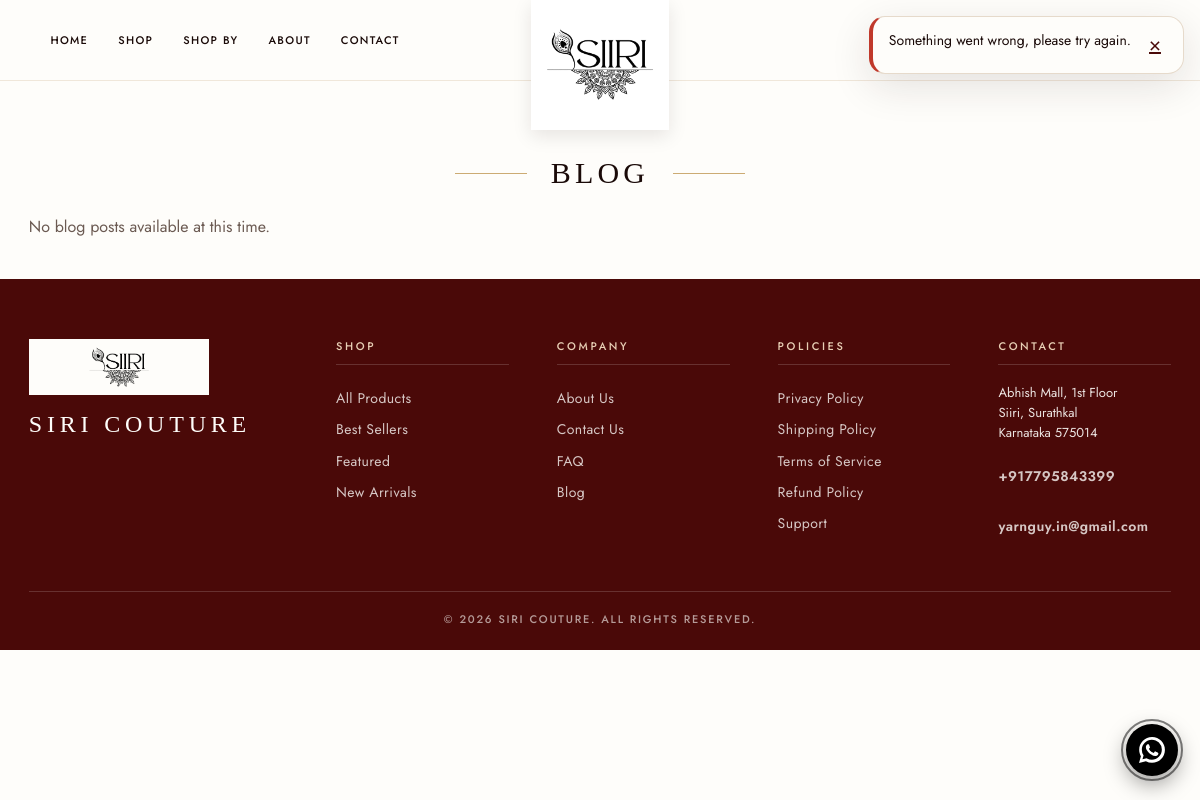
Screenshot of /blog/ with the database file from the repository.
### core/models.py (models this page shows, shortened)
class TimeStampedModel(models.Model):
    created_at = models.DateTimeField(
        auto_now_add=True,
        db_index=True,
        verbose_name="Created at",
        help_text="Timestamp when this record was first created.",
    )
    updated_at = models.DateTimeField(
        auto_now=True,
        db_index=True,
        verbose_name="Updated at",
        help_text="Timestamp when this record was last modified.",
    )
    class Meta:
        abstract = True

class SiteSettings(TimeStampedModel):
    site_name = models.CharField(max_length=120, default="SIRI COUTURE")
    logo = models.ImageField(upload_to="site/", blank=True, null=True, verbose_name="Logo")
    primary_color = models.CharField(max_length=7, default="#0369A1")
    secondary_color = models.CharField(max_length=7, default="#0B1220")
    font_family = models.CharField(max_length=120, default="Inter, sans-serif")
    facebook_url = models.URLField(blank=True)
    instagram_url = models.URLField(blank=True)
    twitter_url = models.URLField(blank=True)
    whatsapp_number = models.CharField(max_length=20, blank=True)
    store_address = models.TextField(
        blank=True,
        verbose_name="Store address",
        help_text="Physical store address shown in the footer, contact page, and about page.",
    )
    vendor_email = models.EmailField(
        blank=True,
        verbose_name="Vendor Email",
        help_text="Email address to receive quote requests and contact inquiries.",
    )
    order_notification_email = models.EmailField(
        blank=True,
        verbose_name="Order Notification Email",
        help_text="Email address to notify whenever a new order is placed. Leave blank to disable.",
    )
    default_currency = models.ForeignKey(
        Currency,
        on_delete=models.PROTECT,
        null=True,
        blank=True,
        related_name="+",
    )
    default_language = models.CharField(max_length=5, default="en")
    tax_rate_percent = models.DecimalField(max_digits=5, decimal_places=2, default=0)
    cod_delivery_charge = models.DecimalField(max_digits=10, decimal_places=2, default=50, verbose_name="COD Delivery Charge")
    card_gateway_public_key_env = models.CharField(
        max_length=80,
        default="CARD_GATEWAY_PUBLIC_KEY",
        help_text="Environment variable name for the card gateway public key.",
    )
    qatar_gateway_public_key_env = models.CharField(
        max_length=80,
        default="QATAR_GATEWAY_PUBLIC_KEY",
        blank=True,
    )
    order_email_template_slug = models.CharField(max_length=80, default="order-status")
    whatsapp_template_slug = models.CharField(max_length=80, default="order-whatsapp")
    razorpay_key_id = models.CharField(
        max_length=120,
        blank=True,
        verbose_name="Razorpay Key ID",
        help_text="Razorpay Key ID / Test Key ID for payment processing.",
    )
    razorpay_key_secret = models.CharField(
        max_length=120,
        blank=True,
        verbose_name="Razorpay Key Secret",
        help_text="Razorpay Key Secret / Test Key Secret for payment signature verification.",
    )
    site_tagline = models.CharField(
        max_length=80,
        blank=True,
        verbose_name="Tagline",
        help_text="Short line shown under the logo in the header (e.g. the brand strapline). Leave blank to hide.",
    )
    announcement_messages = models.TextField(
        blank=True,
        verbose_name="Announcement bar messages",
        help_text=(
            "One message per line, shown in the bar at the top of the storefront. Optionally start a line with an "
            "icon name and a colon, e.g. 'truck: Your text'. Icons: truck, shield, globe, star, headset, return, "
            "card, gift, heart, leaf, weave. Leave blank to hide the bar."
        ),
    )
    delivery_integration_enabled = models.BooleanField(
        default=True,
        verbose_name="Delivery Integration",
        help_text=(
            "ON: courier (Delhivery) shipments, tracking and webhooks work as usual. "
            "OFF: all courier UI is hidden and shipment status is updated manually from the dashboard."
        ),
    )
    featured_label = models.CharField(
        max_length=40,
        default="Featured",
        verbose_name="Featured label",
        help_text="Display text for featured products — badge, filter, homepage section, and nav all use this.",
    )
    bestseller_label = models.CharField(
        max_length=40,
        default="Bestseller",
        verbose_name="Bestseller label",
        help_text="Display text for bestseller products — badge, filter, homepage section, and nav all use this.",
    )
    new_arrival_label = models.CharField(
        max_length=40,
        default="New Arrivals",
        verbose_name="New arrivals label",
        help_text="Display text for new arrival products — badge, filter, homepage section, and nav all use this.",
    )
    brands_enabled = models.BooleanField(default=False, verbose_name="Brands")
    subscriptions_enabled = models.BooleanField(default=False, verbose_name="Subscriptions")
    rentals_enabled = models.BooleanField(default=False, verbose_name="Rentals")
    gift_builder_enabled = models.BooleanField(default=False, verbose_name="Gift builder")
    newsletter_enabled = models.BooleanField(default=True, verbose_name="Newsletter")
    class Meta:
        verbose_name = "Site settings"
        verbose_name_plural = "Site settings"

### core/views.py (the view)
# urls.py: path("blog/", views.blog_view, name="blog"),
@require_GET
def blog_view(request: HttpRequest) -> HttpResponse:
    context = seo_context(
        request=request,
        title=f'{_("Blog")} | {get_site_settings().site_name}',
        description=_("Read our latest news and mobile technology articles."),
    )
    from cms.models import BlogPost
    context["blogs"] = BlogPost.objects.filter(is_published=True)
    return render(request, "core/blog.html", context)

### core/templates/core/blog.html (shortened to what this page needs)
{% extends "base.html" %}
{% load i18n %}
{% block content %}
<div class="container page-container py-4">
  <h1 class="section-title mb-4">{% trans "Blog" %}</h1>
  <div class="row row-cols-1 row-cols-md-2 row-cols-lg-3 g-4">
    {% for blog in blogs %}
    <div class="col">
      <div class="card h-100 shadow-sm border-0">
        {% if blog.og_image %}
          <img src="{{ blog.og_image.url }}" class="card-img-top" alt="{{ blog.title }}" style="height: 200px; object-fit: cover;">
        {% endif %}
        <div class="card-body">
          <h5 class="card-title fw-bold">{{ blog.title }}</h5>
          <p class="text-muted small mb-3">Published: {{ blog.publish_at|date:"F j, Y" }}</p>
          <div class="card-text">
            {% if blog.excerpt %}
              {{ blog.excerpt }}
            {% else %}
              {{ blog.body|striptags|truncatewords:20 }}
            {% endif %}
          </div>
        </div>
      </div>
    </div>
    {% empty %}
    <div class="col-12">
      <p class="text-muted">{% trans "No blog posts available at this time." %}</p>
    </div>
    {% endfor %}
  </div>
</div>
{% endblock %}

### templates/includes/header.html (shortened to what this page needs)
{% load i18n static storefront_tags %}
<header class="site-header jm-header sticky-top siri-hd">
  <div class="siri-hd__main">
    <div class="siri-hd__inner">
      <div class="siri-hd__start">
        <nav class="siri-nav d-none d-lg-block" aria-label="{% trans 'Primary' %}">
          <ul class="siri-nav__links">
            <li><a class="siri-nav__link {% if request.resolver_match.url_name == 'homepage' %}is-active{% endif %}"
                href="{% url 'cms:homepage' %}">{% trans "Home" %}</a></li>
            <li><a class="siri-nav__link {% if request.resolver_match.url_name == 'plp' %}is-active{% endif %}"
                href="{% url 'catalog:plp' %}">{% trans "Shop" %}</a></li>
            <li class="siri-nav__item siri-nav__item--menu">
              <a class="siri-nav__link {% if request.resolver_match.url_name == 'plp-collection' %}is-active{% endif %}"
                href="{% url 'catalog:plp' %}">{% trans "Shop By" %}</a>
            </li>
            <li><a class="siri-nav__link {% if request.resolver_match.url_name == 'about-us' %}is-active{% endif %}"
                href="{% url 'core:about-us' %}">{% trans "About" %}</a></li>
            <li><a class="siri-nav__link {% if request.resolver_match.url_name == 'contact-us' %}is-active{% endif %}"
                href="{% url 'core:contact-us' %}">{% trans "Contact" %}</a></li>
          </ul>
        </nav>
      </div>
      <div class="siri-logo-card">
        <a class="siri-logo-card__link" href="{% url 'cms:homepage' %}" aria-label="{{ site_settings.site_name }}">
          {% if site_settings.logo %}
          <img src="{{ site_settings.logo.url }}" alt="" class="siri-logo-card__img">
          {% else %}
          <span class="siri-logo-card__text">{{ site_settings.site_name }}</span>
          {% endif %}
        </a>
      </div>
      <div class="siri-hd__end">
        <div class="jm-search-nudge">
          <button type="button" class="siri-action jm-search-nudge__btn" id="mobile-search-open"
            aria-label="{% trans 'Search' %}" aria-controls="mobile-search-overlay" aria-expanded="false"
            aria-describedby="jm-search-nudge-tip">
          </button>
        </div>
        {% if user.is_authenticated %}
        <div class="dropdown d-none d-lg-block">
          <button class="siri-action dropdown-toggle" type="button" data-bs-toggle="dropdown" aria-expanded="false"
            aria-label="{% trans 'Account' %}">
            <svg viewBox="0 0 24 24" fill="none" stroke="currentColor" stroke-width="1.5" stroke-linecap="round"
              aria-hidden="true">
              <path d="M20 21v-2a4 4 0 0 0-4-4H8a4 4 0 0 0-4 4v2" />
              <circle cx="12" cy="7" r="4" />
            </svg>
          </button>
          <ul class="dropdown-menu dropdown-menu-end jm-dropdown">
            <li><a class="dropdown-item" href="{% url 'accounts:dashboard' %}">{% trans "My Account" %}</a></li>
            <li><a class="dropdown-item" href="{% url 'accounts:logout' %}">{% trans "Logout" %}</a></li>
          </ul>
        </div>
        {% else %}
        <a class="siri-action d-none d-lg-inline-flex"
          href="{% url 'accounts:login-email-otp' %}?next={{ request.get_full_path|urlencode }}"
          aria-label="{% trans 'Account' %}">
        </a>
        {% endif %}
        <a class="siri-action siri-action--wishlist d-none d-lg-inline-flex" id="jm-header-wishlist"
          href="{% url 'accounts:wishlist' %}" aria-label="{% trans 'Wishlist' %}">
        </a>
        <button class="siri-action siri-action--cart" type="button" data-bs-toggle="offcanvas"
          data-bs-target="#cartOffcanvas" aria-label="{% trans 'Cart' %}">
        </button>
      </div>
    </div>
  </div>
</header>
{% if site_settings.whatsapp_number %}
<a class="jm-wa-float"
  href="https://wa.me/{{ site_settings.whatsapp_number|cut:'+'|cut:' '|cut:'-' }}?text={{ wa_text|urlencode }}"
  target="_blank" rel="noopener noreferrer" aria-label="{% trans 'WhatsApp enquiry' %}">
  <span class="jm-wa-float__pulse" aria-hidden="true"></span>
</a>
{% endif %}

### templates/includes/footer.html (shortened to what this page needs)
{% load i18n static %}
<footer class="site-footer jm-footer">
  <div class="container">
    <div class="jm-footer__grid">
      <div class="jm-footer__brand">
        <div class="jm-footer__logo">
          <a href="{% url 'cms:homepage' %}" style="display: contents; color: inherit !important; text-decoration: none;">
            {% if site_settings.logo %}
              <img src="{{ site_settings.logo.url }}" alt="" height="44">
            {% endif %}
            <span>{{ site_settings.site_name }}</span>
          </a>
        </div>
      </div>
      <div>
        <h6>{% trans "Shop" %}</h6>
        <a href="{% url 'catalog:plp' %}">{% trans "All Products" %}</a>
        <a href="{% url 'catalog:plp' %}?bestseller=1">{% trans "Best Sellers" %}</a>
        <a href="{% url 'catalog:plp' %}?featured=1">{% trans "Featured" %}</a>
        <a href="{% url 'catalog:plp' %}?new_arrival=1">{% trans "New Arrivals" %}</a>
      </div>
      <div>
        <h6>{% trans "Company" %}</h6>
        <a href="{% url 'core:about-us' %}">{% trans "About Us" %}</a>
        <a href="{% url 'core:contact-us' %}">{% trans "Contact Us" %}</a>
        <a href="{% url 'core:faq' %}">{% trans "FAQ" %}</a>
        <a href="{% url 'core:blog' %}">{% trans "Blog" %}</a>
      </div>
      <div>
        <h6>{% trans "Policies" %}</h6>
        <a href="{% url 'core:privacy-policy' %}">{% trans "Privacy Policy" %}</a>
        <a href="{% url 'core:shipping-policy' %}">{% trans "Shipping Policy" %}</a>
        <a href="{% url 'core:terms-of-service' %}">{% trans "Terms of Service" %}</a>
        <a href="{% url 'core:refund-policy' %}">{% trans "Refund Policy" %}</a>
        <a href="{% url 'core:contact-us' %}">{% trans "Support" %}</a>
      </div>
      {% if site_settings.whatsapp_number or site_settings.vendor_email %}
      <div class="jm-footer__contact">
        <h6>{% trans "Contact" %}</h6>
        {% include "includes/jm_locations.html" with compact=1 %}
      </div>
      {% endif %}
    </div>
    <p class="footer-copy text-center mb-0">&copy; {% now "Y" %} {{ site_settings.site_name }}. {% trans "All rights reserved." %}</p>
  </div>
</footer>

### templates/includes/jm_locations.html
{% load i18n %}
{% if site_settings.whatsapp_number or site_settings.vendor_email or site_settings.store_address %}
<div class="jm-locations{% if compact %} jm-locations--compact{% endif %}">
  {% if site_settings.store_address %}
  <p class="jm-locations__body mb-1">{{ site_settings.store_address|linebreaksbr }}</p>
  {% endif %}
  {% if site_settings.whatsapp_number %}
  <p class="jm-locations__body mb-1">
    <a href="tel:{{ site_settings.whatsapp_number }}">{{ site_settings.whatsapp_number }}</a>
  </p>
  {% endif %}
  {% if site_settings.vendor_email %}
  <p class="jm-locations__body mb-0">
    <a href="mailto:{{ site_settings.vendor_email }}">{{ site_settings.vendor_email }}</a>
  </p>
  {% endif %}
</div>
{% endif %}

### rows the page displays
SiteSettings: logo (picture), site_name "SIRI COUTURE", store_address "Abhish Mall, 1st Floor Siiri, Surathkal Karnataka 575014", whatsapp_number "+917795843399", vendor_email "yarnguy.in@gmail.com"
